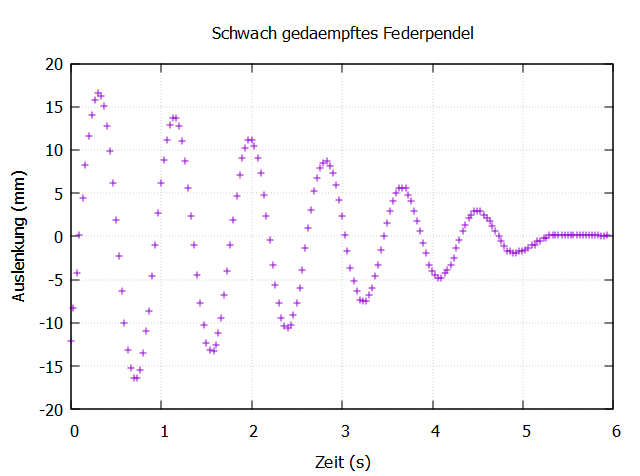

This chart was generated by the following gnuplot code:
set datafile separator ";"
set title "Schwach gedaempftes Federpendel"
set xlabel "Zeit (s)"
set ylabel "Auslenkung (mm)"
set grid

# Use columns 2 and 7 for time and deflection
set decimalsign locale;
set decimalsign ","
plot "SchwacheFeder_schwachgedämpft.csv" using 2:6 with points title ""
